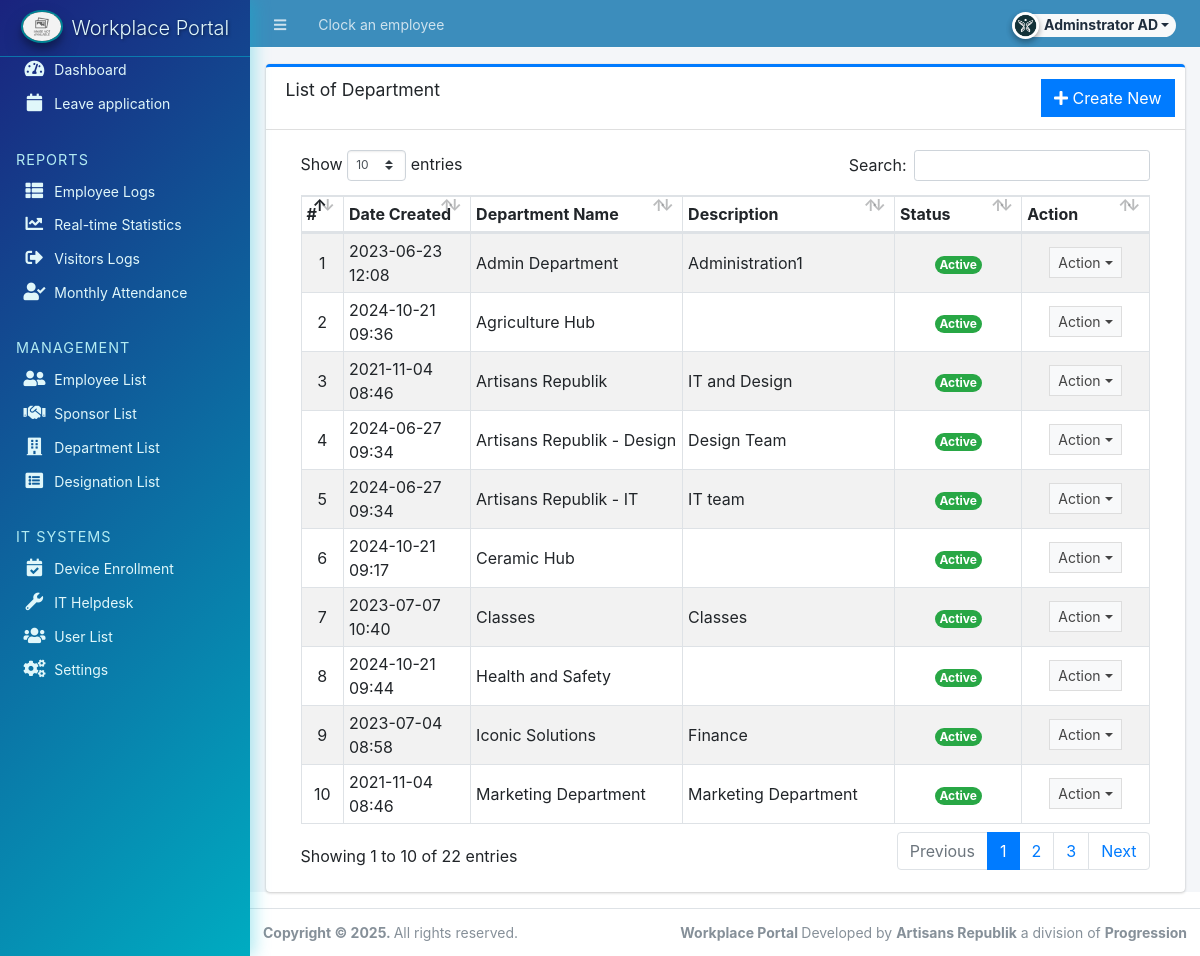
The page /admin/?page=maintenance/department (signed in) on the database its author committed.
### tables this page shows
CREATE TABLE `department_list` (
  `id` int(30) NOT NULL,
  `name` text NOT NULL,
  `description` text NOT NULL,
  `status` tinyint(1) NOT NULL DEFAULT 1,
  `date_created` datetime NOT NULL DEFAULT current_timestamp(),
  `date_updated` datetime NOT NULL DEFAULT current_timestamp() ON UPDATE current_timestamp()
);

### admin/maintenance/department.php (the view, shortened to what this page needs)
<div class="card card-outline card-primary">
	<div class="card-header">
		<h3 class="card-title">List of Department</h3>
		<div class="card-tools">
			<a href="javascript:void(0)" id="create_new" class="btn btn-flat btn-primary"><span class="fas fa-plus"></span>  Create New</a>
		</div>
	</div>
	<div class="card-body">
		<div class="container-fluid">
        <div class="container-fluid">
			<table class="table table-bordered table-striped">
				<colgroup>
					<col width="5%">
					<col width="15%">
					<col width="25%">
					<col width="25%">
					<col width="15%">
					<col width="15%">
				</colgroup>
				<thead>
					<tr>
						<th>#</th>
						<th>Date Created</th>
						<th>Department Name</th>
						<th>Description</th>
						<th>Status</th>
						<th>Action</th>
					</tr>
				</thead>
				<tbody>
					<?php
					$i = 1;
						$qry = $conn->query("SELECT * from `department_list`  order by `name` asc ");
						while($row = $qry->fetch_assoc()):
					?>
						<tr>
							<td class="text-center"><?php echo $i++; ?></td>
							<td><?php echo date("Y-m-d H:i",strtotime($row['date_created'])) ?></td>
							<td><?php echo $row['name'] ?></td>
							<td class="text-truncate-1"><?php echo $row['description'] ?></td>
							<td class="text-center">
                                <?php if($row['status'] == 1): ?>
                                    <span class="badge badge-success rounded-pill">Active</span>
                                <?php else: ?>
                                    <span class="badge badge-danger rounded-pill">Inactive</span>
                                <?php endif; ?>
                            </td>
							<td align="center">
								 <button type="button" class="btn btn-flat btn-default btn-sm dropdown-toggle dropdown-icon" data-toggle="dropdown">
				                  		Action
				                  </button>
							</td>
						</tr>
					<?php endwhile; ?>
				</tbody>
			</table>
		</div>
		</div>
	</div>
</div>

### rows shown on the page
department_list: date_created "2023-06-23 12:08", name "Admin Department", description "Administration1", status "Active"
department_list: date_created "2024-10-21 09:36", name "Agriculture Hub", status "Active"
department_list: date_created "2021-11-04 08:46", name "Artisans Republik", description "IT and Design", status "Active"
department_list: date_created "2024-06-27 09:34", name "Artisans Republik - Design", description "Design Team", status "Active"
department_list: date_created "2024-06-27 09:34", name "Artisans Republik - IT", description "IT team", status "Active"
department_list: date_created "2024-10-21 09:17", name "Ceramic Hub", status "Active"
department_list: date_created "2023-07-07 10:40", name "Classes", description "Classes", status "Active"
department_list: date_created "2024-10-21 09:44", name "Health and Safety", status "Active"
department_list: date_created "2023-07-04 08:58", name "Iconic Solutions", description "Finance", status "Active"
department_list: date_created "2021-11-04 08:46", name "Marketing Department", description "Marketing Department", status "Active"

### other values the page prints
$_settings->userdata('firstname').' '.$_settings->userdata('lastname') "Adminstrator AD"
$_settings->info('short_name') "Workplace Portal"
